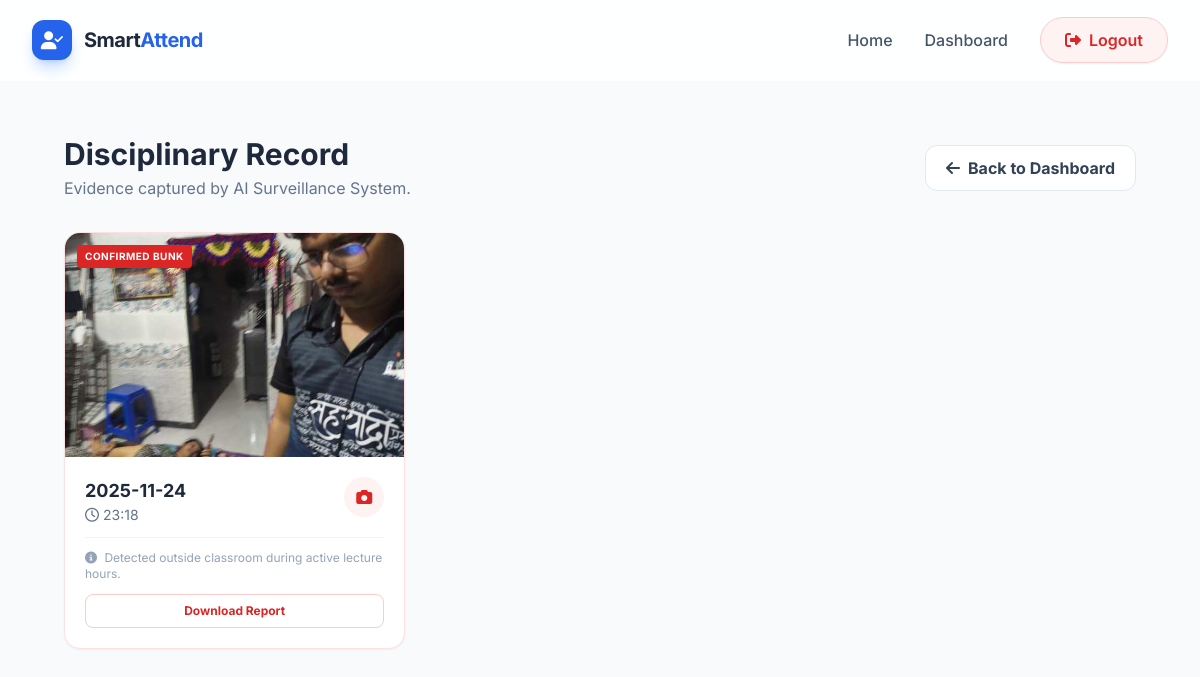
/student_bunk_history (signed in), run on the app's committed database.
### models.py (models this page shows)
class Bunking(db.Model):
    id = db.Column(db.Integer, primary_key=True)
    roll_no = db.Column(db.String(50), nullable=False)
    name = db.Column(db.String(100), nullable=False)
    date = db.Column(db.String(20), nullable=False)
    time = db.Column(db.String(20), nullable=False)
    location = db.Column(db.String(50), default="Canteen")
    proof_image = db.Column(db.String(200), nullable=False) # Path to image

### app.py (the view)
@app.route("/student_bunk_history")
@login_required
def student_bunk_history():
    if current_user.role != 'student': return redirect(url_for('login'))
    student = Student.query.filter_by(email=current_user.email).first()
    bunks = Bunking.query.filter_by(roll_no=student.roll_no).order_by(Bunking.date.desc(), Bunking.time.desc()).all()
    return render_template("student_bunk_history.html", bunks=bunks, student=student)

### app.py (called while the page is built)
@login_manager.user_loader
def load_user(user_id): return User.query.get(int(user_id))

### templates/student_bunk_history.html (shortened to what this page needs)
{% extends "base.html" %}
{% block content %}
<div class="min-h-screen py-10 px-4 sm:px-6 lg:px-8 bg-slate-50">
    <div class="max-w-6xl mx-auto">
        <div class="flex items-center justify-between mb-8">
            <div>
                <h1 class="text-3xl font-bold text-slate-800">Disciplinary Record</h1>
                <p class="text-slate-500 mt-1">Evidence captured by AI Surveillance System.</p>
            </div>
            <a href="/student_dashboard" class="px-5 py-2.5 bg-white border border-slate-200 text-slate-700 font-bold rounded-xl hover:bg-slate-50 transition-colors flex items-center gap-2">
                <i class="fa-solid fa-arrow-left"></i> Back to Dashboard
            </a>
        </div>
        {% if bunks %}
            <div class="grid grid-cols-1 md:grid-cols-2 lg:grid-cols-3 gap-6">
                {% for bunk in bunks %}
                <div class="bg-white rounded-2xl shadow-sm border border-red-100 overflow-hidden hover:shadow-md transition-all group">
                    <div class="relative h-56 bg-slate-100 overflow-hidden cursor-pointer" onclick="window.open('{{ bunk.proof_image }}', '_blank')">
                        <img src="{{ bunk.proof_image }}" class="w-full h-full object-cover transition-transform duration-700 group-hover:scale-110">
                        <div class="absolute inset-0 bg-black/0 group-hover:bg-black/20 transition-colors flex items-center justify-center">
                        </div>
                        <div class="absolute top-3 left-3 bg-red-600 text-white text-[10px] font-bold px-2 py-1 rounded shadow-sm uppercase tracking-wider">
                            Confirmed Bunk
                        </div>
                    </div>
                    <div class="p-5">
                        <div class="flex justify-between items-start mb-3">
                            <div>
                                <h3 class="font-bold text-slate-800 text-lg">{{ bunk.date }}</h3>
                                <p class="text-slate-500 text-sm flex items-center gap-1">
                                    <i class="fa-regular fa-clock"></i> {{ bunk.time }}
                                </p>
                            </div>
                            <div class="w-10 h-10 bg-red-50 text-red-600 rounded-full flex items-center justify-center">
                                <i class="fa-solid fa-camera"></i>
                            </div>
                        </div>
                        <div class="border-t border-slate-100 pt-3 mt-2">
                            <p class="text-xs text-slate-400">
                                <i class="fa-solid fa-circle-info mr-1"></i>
                                Detected outside classroom during active lecture hours.
                            </p>
                            <button class="mt-3 w-full py-2 text-center text-xs font-bold text-red-600 border border-red-200 rounded-lg hover:bg-red-50 transition-colors">
                                Download Report
                            </button>
                        </div>
                    </div>
                </div>
                {% endfor %}
            </div>
        {% endif %}
    </div>
</div>
{% endblock %}

### templates/base.html (style rules this page uses)
body { font-family: 'Inter', sans-serif; background-color: #f8fafc; }

### data on the page
Bunking: proof_image (picture), date "2025-11-24", time "23:18"
